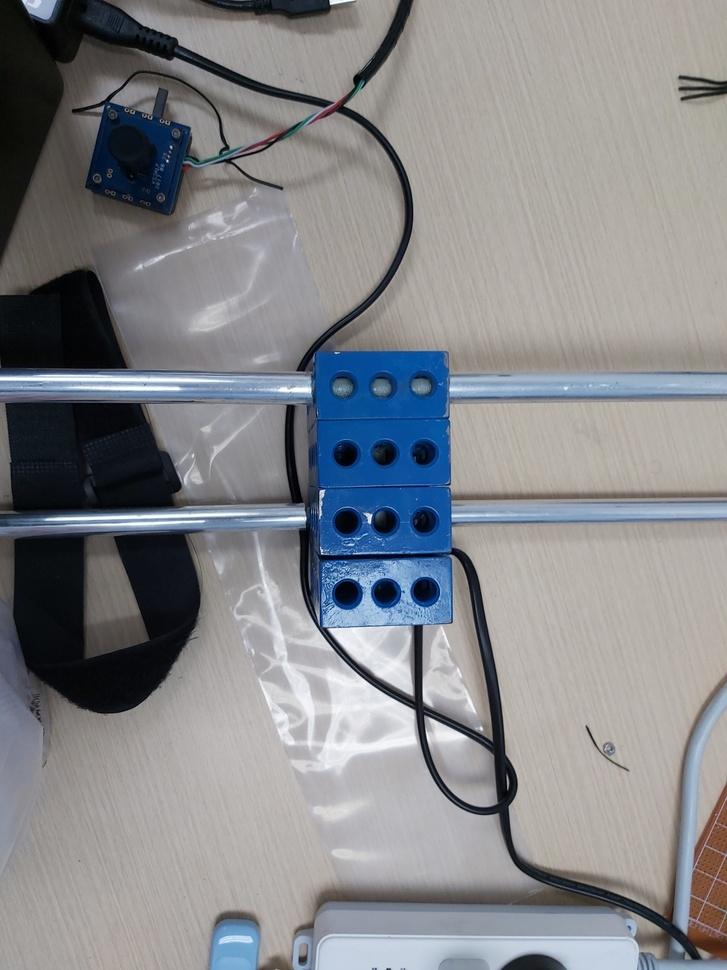
//> input picture resource/1.jpg, 727 x 970 px, shrunk from 3024 x 4032 before the run, given in place of the camera
$ ./12-22   (built with g++ and OpenCV 4)
//> lines starting //> are read from the running program, lines starting //| are printed output that depends on the picture; after the words box and inside, x2 and y2 are one past the last pixel; in counts of white or black regions, pixels touching at a corner belong together
//> further down, img is the input picture: 970 rows x 727 cols, CV_8UC3; mean B, G, R 137.7, 134.5, 133.1
#include <iostream>
#include <algorithm>
#include <ctime>
#include <opencv2/core.hpp>
#include <opencv2/imgproc.hpp>
#include <opencv2/highgui.hpp>
#include <opencv2/videoio.hpp>
using namespace cv;
using namespace std;
vector<double>  areas;
void drawRect(Mat img, RotatedRect rect, Scalar color, int width)
{
	Point2f ps[4];
	rect.points(ps);
	for (int i = 0; i < 4; i++)
	{
		cv::line(img, ps[i], ps[(i + 1) % 4], color, width);
	}
}
void getOffset(Mat img, int& offset_x, int& offset_y)
{
	Mat img_hsv, img_mask, img_tg, img_canny;
	cvtColor(img, img_hsv, COLOR_BGR2HSV);
//> img_hsv: 970 rows x 727 cols, CV_8UC3; mean H, S, V 58.6, 40.3, 143.8
	inRange(img_hsv, Scalar(100, 120, 60), Scalar(124, 255, 200), img_mask);
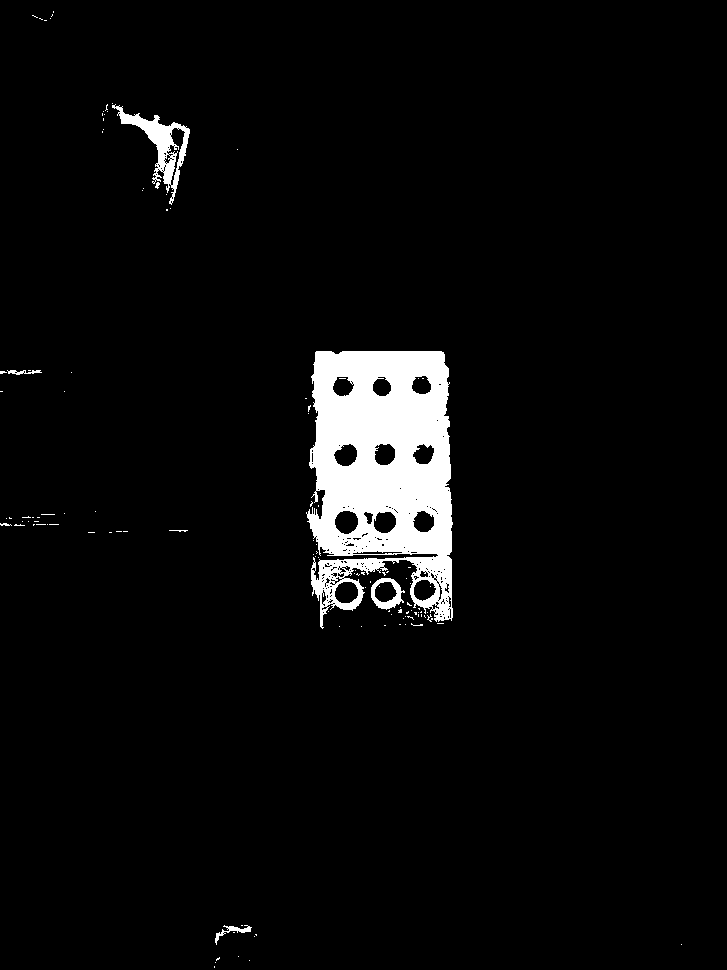
//> img_mask: 970 rows x 727 cols, CV_8UC1; 4.4% white; 118 white regions (110 under 20 px), largest, box (x1, y1, x2, y2) and area: (306, 351, 453, 629) 27826, (112, 104, 190, 205) 1901, (371, 578, 405, 610) 454
	Mat kernel = getStructuringElement(MORPH_RECT, Size(3, 3));
	morphologyEx(img_mask, img_mask, MORPH_OPEN, kernel);
	erode(img_mask, img_mask, kernel);
//> img_mask: 970 rows x 727 cols, CV_8UC1; 3.5% white; 39 white regions (30 under 20 px)
	img.copyTo(img_tg, img_mask);
	cvtColor(img_tg, img_tg, COLOR_BGR2GRAY);
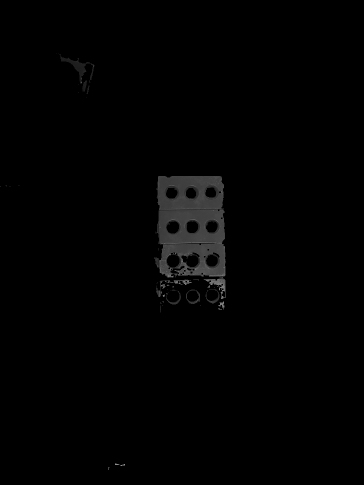
//> img_tg: 970 rows x 727 cols, CV_8UC1 (shown at 1/2 size); min 0, max 146, mean 2.3
	imshow("mask", img_mask);
	vector<vector<Point> > contours;
	findContours(img_mask, contours,  RETR_EXTERNAL, CHAIN_APPROX_SIMPLE);
//> contours = 39 contours, 30 with area under 20; largest, box (x1, y1, x2, y2) and area: (308, 352, 452, 598) 26321, (117, 107, 189, 167) 758, (372, 579, 400, 608) 605, (312, 559, 383, 594) 350, (411, 578, 439, 607) 128
	Mat img_contours = Mat::zeros(img.size(), img.type());
	//drawContours(img_contours, contours, -1, Scalar(0, 0, 255));
	RotatedRect max_rect; int max_area = -1, max_c = 0;
	for (int i = 0; i < contours.size(); i++)
	{
		auto rect = minAreaRect(contours[i]);
		if (rect.size.area() > max_area)
		{
			max_area = rect.size.area();
			max_c = i;
			max_rect = rect;
		}
	}
//> this loop made 39 passes
//> (max_area, max_rect) on passes 9, 12, 25, 32: (162, centre (442.5, 610.9), size (10.9, 14.9), angle -7.1), (770, centre (346.8, 595.7), size (29.8, 25.8), angle -13.2), (2087, centre (344.1, 566.4), size (72.6, 28.8), angle -24.3), (35035, centre (379.5, 474.5), size (245, 143), angle -90)
//> after the loop, max_area = 35035; max_c = 31
	areas.push_back(max_rect.size.area());
//> areas = [35035]
	drawContours(img_contours, contours, max_c, Scalar(0, 0, 255));
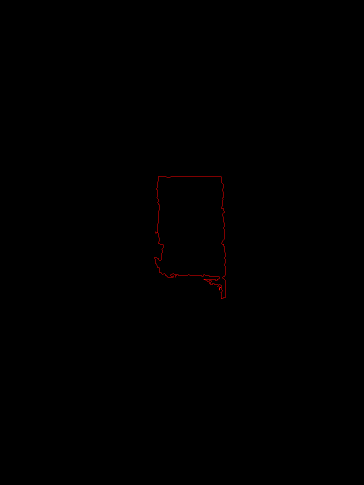
//> img_contours: 970 rows x 727 cols, CV_8UC3 (shown at 1/2 size); mean B, G, R 0, 0, 0.3
	double midx = img.cols / 2.0, midy = img.rows / 2.0;
	drawRect(img_contours, max_rect, Scalar(255, 0, 0), 1);
//> in drawRect, `rect.points(ps);`: ps = 4 Points (x, y): [451, 597], [308, 597], [308, 352], [451, 352]
//> after the loop in drawRect, `for (int i = 0; i < 4; i++)`:
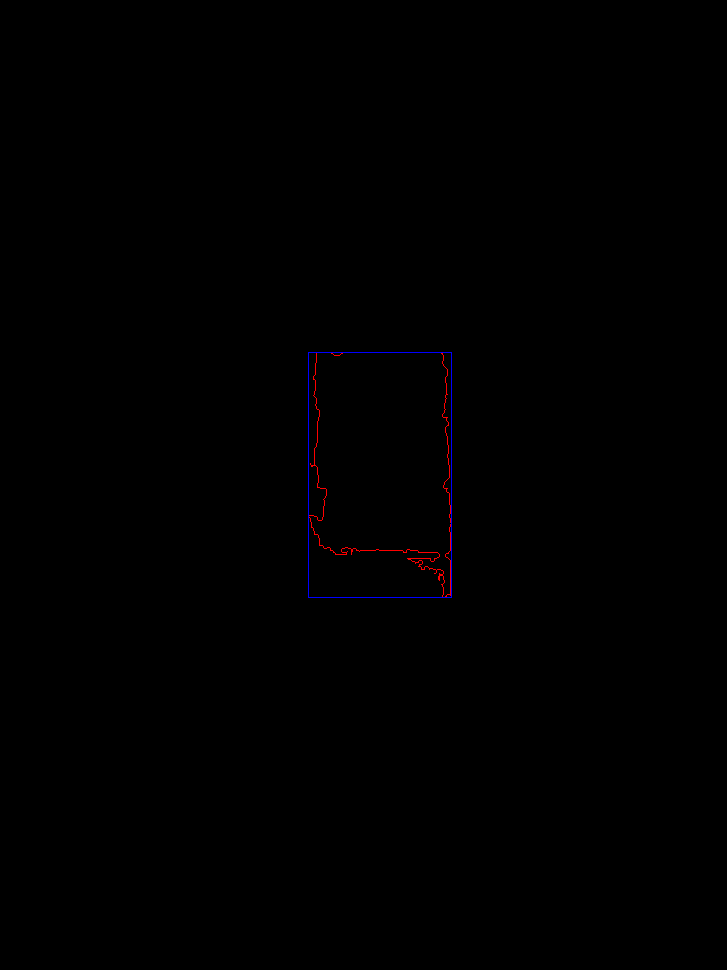
//> img: 970 rows x 727 cols, CV_8UC3; 0.11% of pixels changed, all inside (x1, y1, x2, y2) = (308, 352, 452, 598)
	Rect rect = max_rect.boundingRect();
//> rect = Rect(308, 352, 144, 246)
	rectangle(img_contours, rect, Scalar(0, 255, 0), 2);
	int rectx = rect.x + rect.width / 2, recty = rect.y + rect.height / 2;
//> rectx = 380; recty = 475
	circle(img_contours, Point2i(rectx, recty), 10, Scalar(0, 0, 255), FILLED);
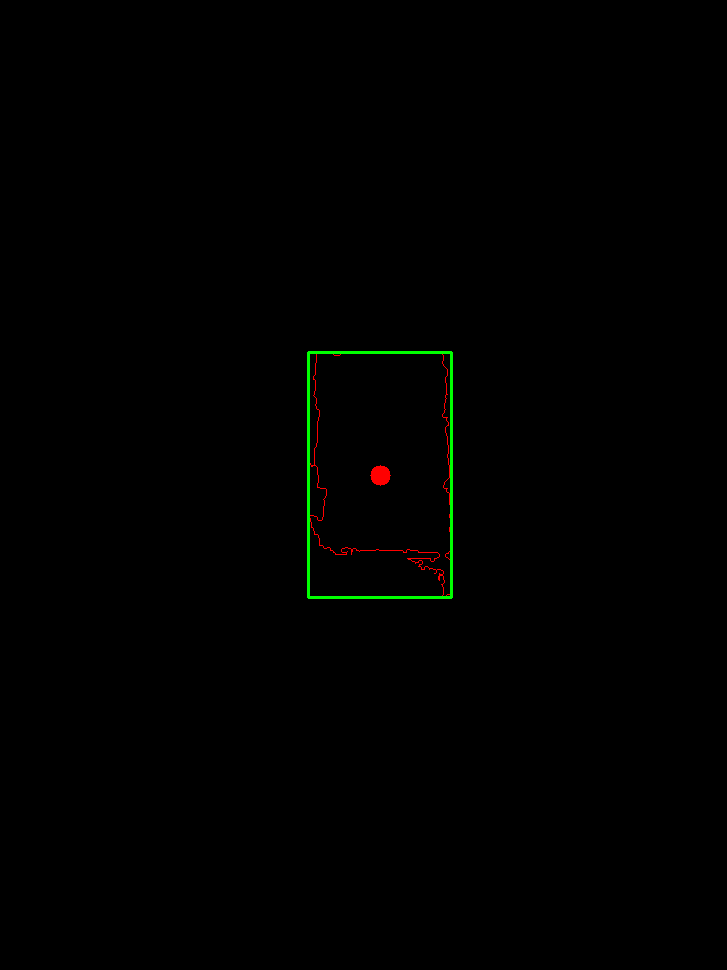
//> img_contours: 970 rows x 727 cols, CV_8UC3; mean B, G, R 0, 0.8, 0.4
	circle(img_contours, Point2f(midx, midy), 10, Scalar(255, 0, 0), 2);
//> img_contours: 970 rows x 727 cols, CV_8UC3; 194 pixels changed, all inside (x1, y1, x2, y2) = (353, 474, 376, 497)
	offset_x = int(0.5 + rectx - midx); offset_y = int(0.5 + recty - midy);
//> after `offset_x = int(0.5 + rectx - midx)`: offset_x = 17
//> after `offset_y = int(0.5 + recty - midy)`: offset_y = -9
	imshow("Contour", img_contours);
}
int main(int argc, char** argv)
{
	VideoCapture cap(0);
	cout << "Frames counts:" << cap.get(CAP_PROP_FRAME_COUNT) << endl;
	VideoWriter writer;
	string name = to_string(time(0));
	Size s(cap.get(CAP_PROP_FRAME_WIDTH), cap.get(CAP_PROP_FRAME_HEIGHT));
	Mat img, img_view;
	bool first = true;
	int cnt = 0;
	vector<double> diffs;
	double diff_mean, diff_var;
	while (1)
	{
		cap >> img;
		if (img.empty())
		{
			waitKey(0);
			break;
		}
		cnt++;
		img_view = img.clone();
		imshow("Cam", img_view);
		int ox, oy;
		getOffset(img_view, ox, oy);
//> ox = 17; oy = -9
		auto tmp = areas.end() - 1;
		double diff = *tmp - *(tmp - 1);
//> diff = 35035
		cout << "Diff: " << diff << endl;
//| Diff: 35035
		if (abs(diff) > 1000) cout << "Rejected" << endl;
		else { diffs.push_back(diff); cout << ox << ' ' << oy << endl; cnt++;};
		writer << img;
		if (first) first = false;
		if (waitKey(33) != -1) break;
//> the Esc key is pressed
	}
	double sum = 0, aver, var = 0;
	for (double a: areas) sum += a;
//> this loop made 1 pass
//> (a, sum) on pass 1: (35035, 35035)
//> after the loop, sum = 35035
	aver = sum / areas.size();
//> aver = 35035
	for (double d: diffs) diff_mean += d;
	diff_mean /= diffs.size();
	for (double d: diffs) diff_var += (d - diff_mean) * (d - diff_mean);
	diff_var /= diffs.size();
	cout << "Diff mean: " << diff_mean << endl << "Diff std: " << sqrt(diff_var) << endl;

	for (double a: areas) var += (a - aver) * (a - aver);
//> this loop made 1 pass
//> (a, var) on pass 1: (35035, 0)
//> after the loop, var = 0
	var /= areas.size();

	cout << "Mean: " << aver << endl << "Varient: " << sqrt(var) << endl;
//| Mean: 35035
//| Varient: 0
	return 0;
}

$ run again, on resource/2.jpg
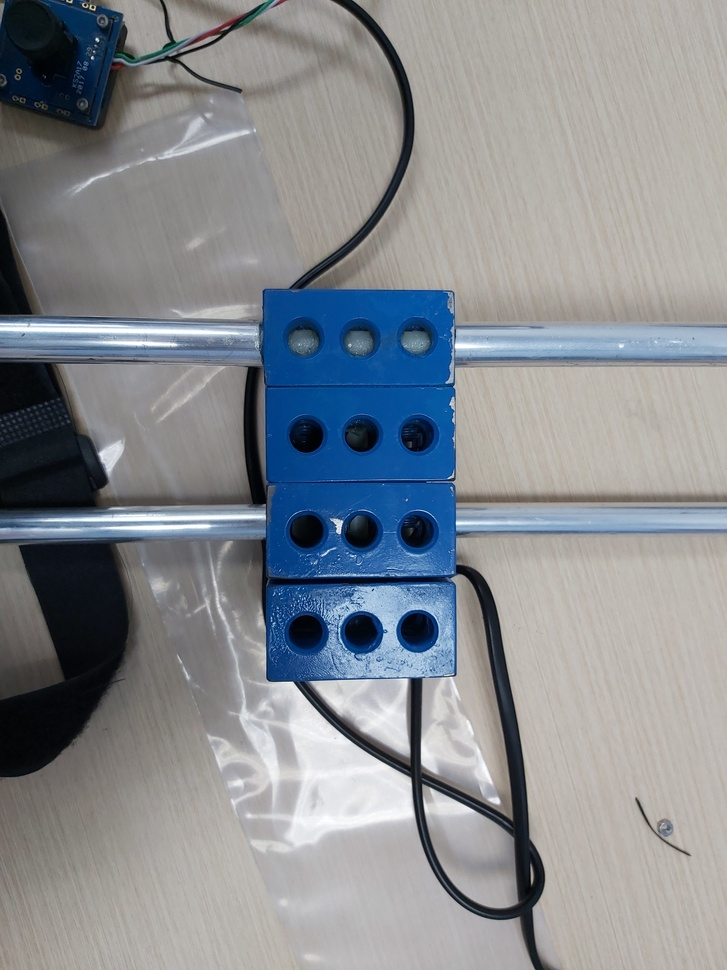
//> input picture resource/2.jpg, 727 x 970 px, shrunk from 3024 x 4032 before the run, given in place of the camera
//> img is the input picture: 970 rows x 727 cols, CV_8UC3; mean B, G, R 144.3, 139.7, 135.5
//> img_hsv: 970 rows x 727 cols, CV_8UC3; mean H, S, V 57.6, 45.5, 150.2
//> contours = 22 contours, 15 with area under 20; largest, box (x1, y1, x2, y2) and area: (261, 290, 457, 613) 51873, (267, 584, 348, 681) 5181, (44, 0, 121, 96) 1688, (341, 612, 384, 654) 1284, (397, 611, 438, 652) 1236, (364, 583, 419, 586) 25, (342, 591, 354, 597) 22
//> the loop in getOffset, `for (int i = 0; i < contours.size(); i++)` made 22 passes
//> (max_area, max_rect) on passes 3, 13, 19: (1673, centre (361.7, 632.4), size (40.2, 41.6), angle -26.6), (7680, centre (307, 632), size (96, 80), angle -90), (62362, centre (358.7, 451), size (191.6, 325.4), angle -1.1)
//> after the loop in getOffset, `for (int i = 0; i < contours.size(); i++)`: max_area = 62362; max_c = 18
//> areas = [62362.6]
//> ps = 4 Points (x, y): [265.9, 615.5], [259.9, 290.1], [451.4, 286.6], [457.5, 611.9]
//> after the loop in drawRect, `for (int i = 0; i < 4; i++)`:
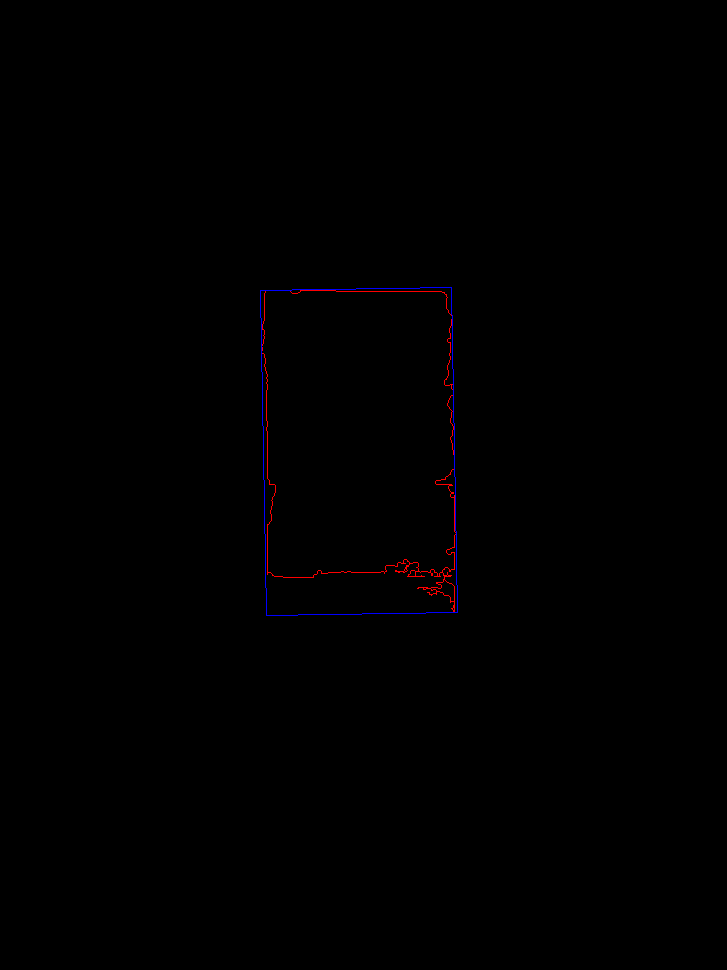
//> img: 970 rows x 727 cols, CV_8UC3; mean B, G, R 0.4, 0, 0.4
//> in getOffset, `Rect rect = max_rect.boundingRect();`: rect = Rect(259, 286, 200, 331)
//> rectx = 359; recty = 451
//> in getOffset, `circle(img_contours, Point2i(rectx, recty), 10, Scalar(0, 0, 255), FIL..`:
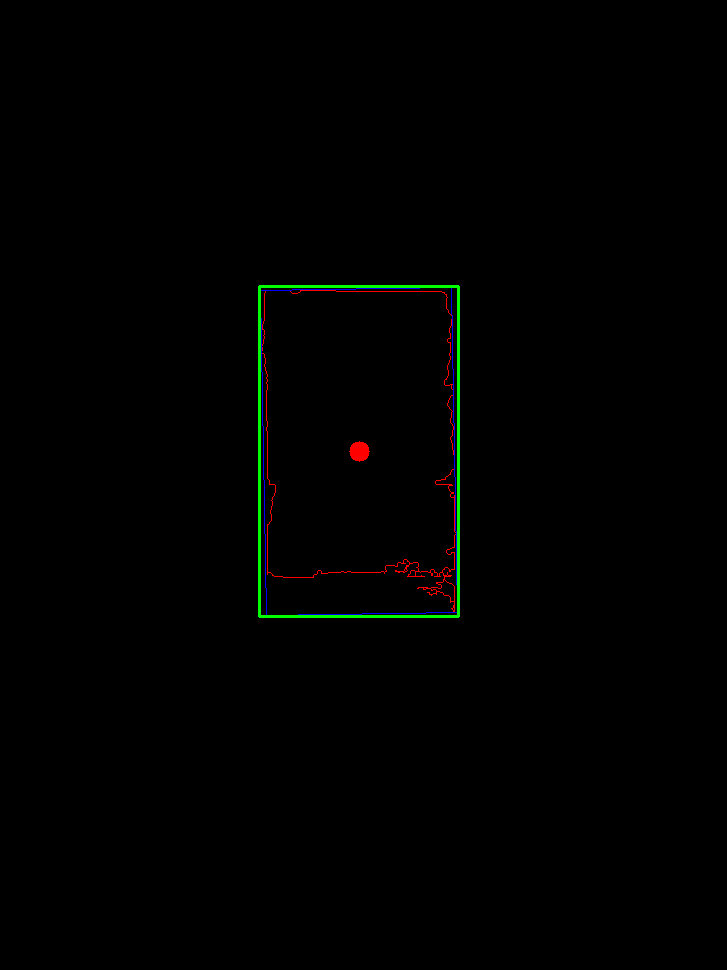
//> img_contours: 970 rows x 727 cols, CV_8UC3; mean B, G, R 0.3, 1.1, 0.6
//> offset_x = -4
//> offset_y = -33
//> ox = -4; oy = -33
//> diff = 62362.6
//| Diff: 62362.6
//> the loop `for (double a: areas) sum += a;` made 1 pass
//> (a, sum) on pass 1: (62362.6, 62362.6)
//> the loop `for (double a: areas) var += (a - aver) * (a - aver);` made 1 pass
//> (a, var) on pass 1: (62362.6, 0)
//> after the loop `for (double a: areas) var += (a - aver) * (a - aver);`: var = 0
//| Mean: 62362.6
//| Varient: 0
